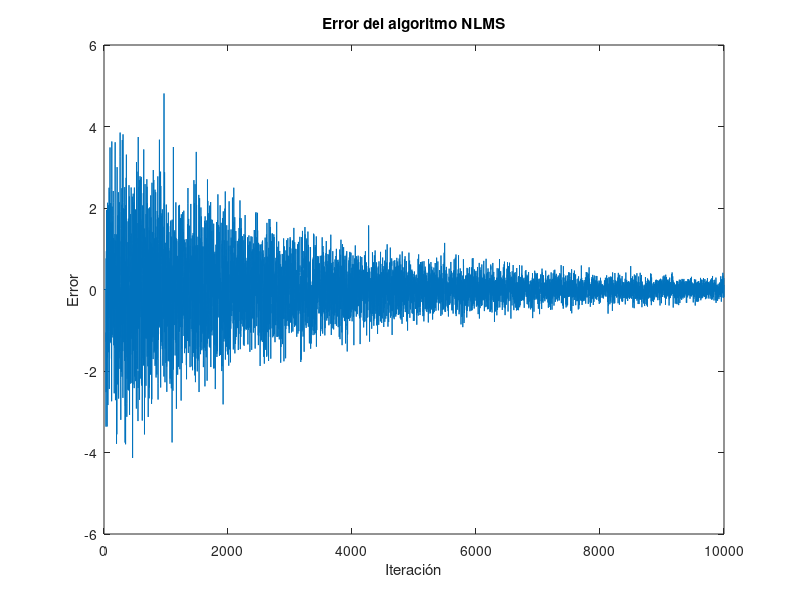
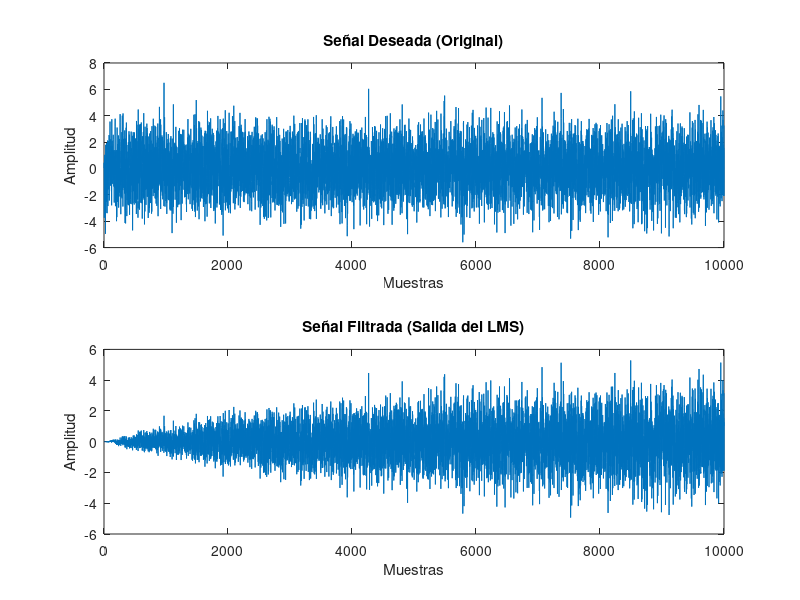

The MATLAB script that drew these images, in order:
clc;
clear all;
close all;


% Parámetros
mu = 0.01;  % Tasa de aprendizaje
N = 32;     % Orden del filtro
nIter = 10000; % Número de iteraciones
delta = 1e-3; % Pequeño valor para evitar divisiones por cero

% Señal de entrada
x = randn(nIter, 1);  % Señal de entrada aleatoria
d = filter([0.5 1.5], 1, x) + 0.1*randn(nIter, 1);  % Señal deseada con ruido

% Inicialización
w = zeros(N, 1);  % Coeficientes del filtro
y = zeros(nIter, 1);  % Salida del filtro
e = zeros(nIter, 1);  % Error

% Algoritmo NLMS
for n = N:nIter
    x_vec = x(n:-1:n-N+1);  % Vector de entrada al filtro
    y(n) = w' * x_vec;  % Salida del filtro
    e(n) = d(n) - y(n);  % Error
    w = w + (mu / (delta + x_vec' * x_vec)) * e(n) * x_vec;  % Actualización de coeficientes
end

% Gráfica del error
plot(e);
title('Error del algoritmo NLMS');
xlabel('Iteración');
ylabel('Error');

% Gráficas de la señal original y la señal filtrada
figure;
subplot(2, 1, 1);
plot(d);
title('Señal Deseada (Original)');
xlabel('Muestras');
ylabel('Amplitud');

subplot(2, 1, 2);
plot(y);
title('Señal Filtrada (Salida del LMS)');
xlabel('Muestras');
ylabel('Amplitud');